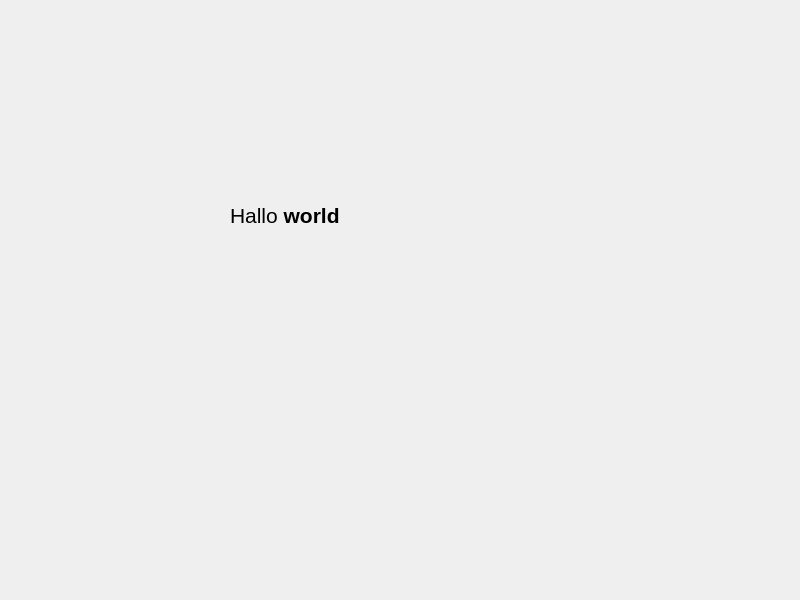
<?xml version="1.0" encoding="UTF-8"?>
<ui version="4.0">
 <class>Widget</class>
 <widget class="QWidget" name="Widget">
  <property name="geometry">
   <rect>
    <x>0</x>
    <y>0</y>
    <width>800</width>
    <height>600</height>
   </rect>
  </property>
  <property name="windowTitle">
   <string>Widget</string>
  </property>
  <widget class="QLabel" name="label">
   <property name="geometry">
    <rect>
     <x>230</x>
     <y>190</y>
     <width>141</width>
     <height>51</height>
    </rect>
   </property>
   <property name="font">
    <font>
     <pointsize>15</pointsize>
    </font>
   </property>
   <property name="text">
    <string>&lt;html&gt;&lt;head/&gt;&lt;body&gt;&lt;p&gt;&lt;span style=&quot; font-size:16pt;&quot;&gt;Hallo &lt;/span&gt;&lt;span style=&quot; font-size:16pt; font-weight:700;&quot;&gt;world&lt;/span&gt;&lt;/p&gt;&lt;/body&gt;&lt;/html&gt;</string>
   </property>
  </widget>
 </widget>
 <resources/>
 <connections/>
</ui>
